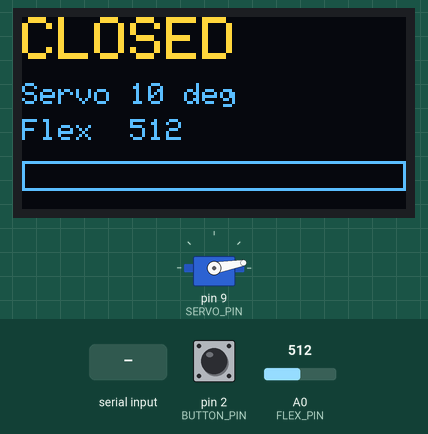
This sketch was run on a simulated Arduino Nano, built with avr-gcc and run on an emulated ATmega328P. Parts: 128×64 one-colour display, servo. The inputs (shaded band) are chosen by the test bench; at power-on: pin 2 (BUTTON_PIN) HIGH, A0 (FLEX_PIN) = 512. The OLED is the two-colour kind (top 16 rows yellow); what the sketch prints to the serial monitor is not drawn.

Above: at 1.2 s.
1.3 s: pin 2 (BUTTON_PIN) pulled LOW for 0.15 s
At 1.78 s:
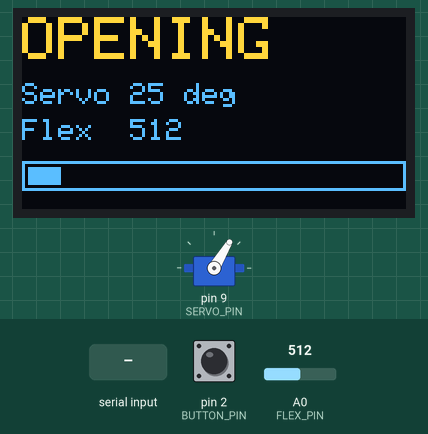
2.0 s: "c" received over Serial
At 2.38 s:
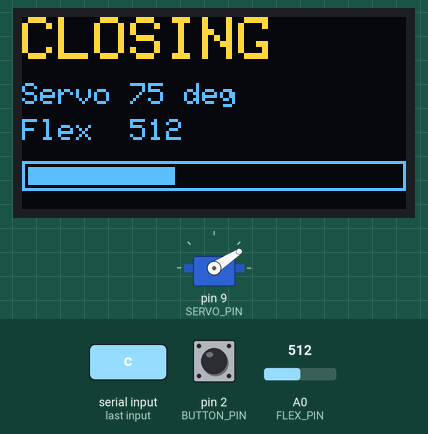
4.2 s: "o" received over Serial
At 6.3 s:
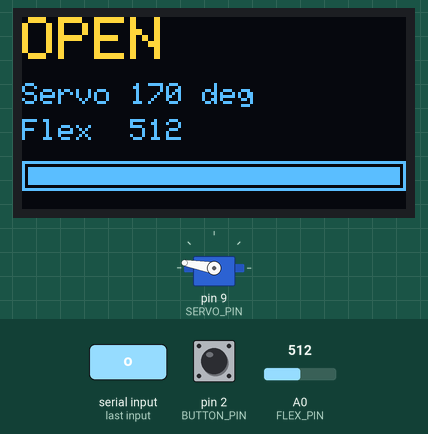
7.0 s: "s" received over Serial
At 7.5 s:
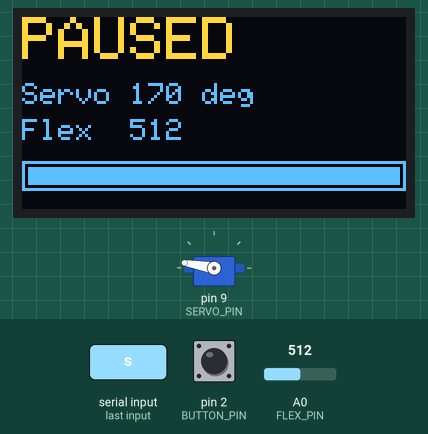
8.5 s: pin 2 (BUTTON_PIN) pulled LOW for 1 s
At 8.98 s:
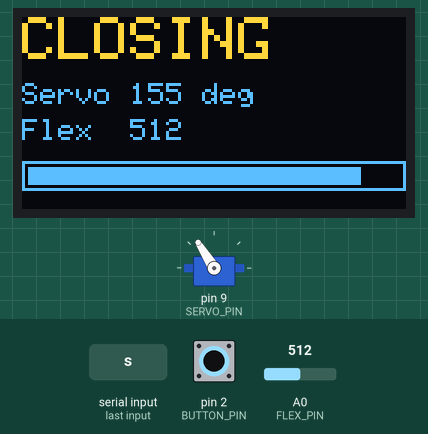
11.0 s: "S" received over Serial
At 12.4 s:
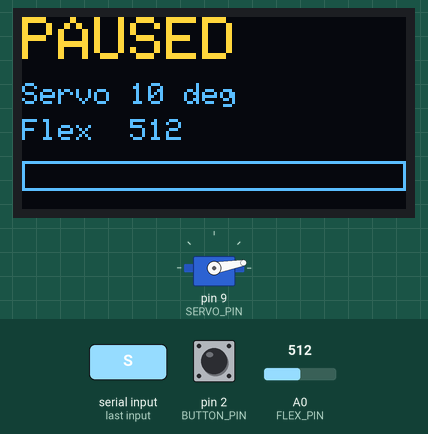
Timing chart, 0 to 13.6 s (numbered marks = the images above; inputs shaded):
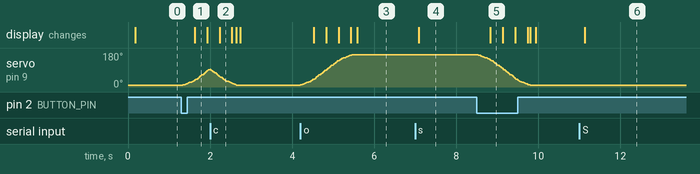

The sketch:

finger_flex_nano.ino
```cpp
/*
  finger_flex_nano  -  Arduino Nano + MG90S servo + button + 0.96" OLED + 4.5" flex sensor
  -----------------------------------------------------------------------------------------
  Same as servo_180_day2, plus:
   - reads the flex sensor and sends it to the Finger Tracker website over USB
   - the website can also send OPEN / CLOSE / STOP
   - optional: stop opening as soon as the flex sensor says the finger is straight

  Button: press = OPEN, press again = CLOSE, press while moving = PAUSE (next press closes)

  WIRING
    Servo  red -> + rail | brown -> - rail | orange -> D9
    Button one leg -> D2, the DIAGONAL leg -> - rail
    OLED   VDD -> + rail, GND -> - rail, SDA -> A4, SCK -> A5
    FLEX   one leg -> Nano 5V pin           (the Nano's own 5V, NOT the bench supply rail)
           other leg -> A0
           47k resistor from A0 -> GND        (10k also works, smaller range)
    Nano GND -> - rail  (shared ground with the bench supply)
    Power: Nano by USB from the laptop (needed for the website); servo + OLED from the
           bench supply 5V on the rails; Nano 5V pin NOT connected to the + rail.

  Libraries: Adafruit SSD1306, Adafruit GFX Library.  Board: Arduino Nano, ATmega328P.
  Website talks at 115200 baud. Close the Arduino Serial Monitor before connecting the website.
*/
#include <Servo.h>
#include <Wire.h>
#include <Adafruit_GFX.h>
#include <Adafruit_SSD1306.h>

// ---------------- SETTINGS ----------------
const int CLOSED_ANGLE = 10;     // finger curled
const int OPEN_ANGLE   = 170;    // finger straight (the LIMIT)
const int STEP_DELAY   = 5;      // ms per degree. bigger = slower

// Flex sensor calibration: watch "sensor reading" on the website,
// write down the number with the finger STRAIGHT and fully BENT, put them here.
const int  FLEX_STRAIGHT = -1;   // -1 = not calibrated yet
const int  FLEX_BENT     = -1;
const bool STOP_WHEN_STRAIGHT = false;   // true = stop opening once the sensor says straight
// ------------------------------------------

const int SERVO_PIN = 9, BUTTON_PIN = 2, FLEX_PIN = A0;

Servo s;
Adafruit_SSD1306 oled(128, 64, &Wire, -1);
bool hasOled = false;

enum State { CLOSED, OPENING, OPENED, CLOSING, PAUSED };
const char* NAMES[] = { "CLOSED", "OPENING", "OPEN", "CLOSING", "PAUSED" };
State state = CLOSED;
int angle = CLOSED_ANGLE, target = CLOSED_ANGLE;
int flexRaw = 0;
unsigned long lastStep = 0, lastSend = 0, lastScreen = 0;

int flexPercentOpen() {                      // -1 if not calibrated
  if (FLEX_STRAIGHT < 0 || FLEX_BENT < 0 || FLEX_STRAIGHT == FLEX_BENT) return -1;
  long p = (long)(flexRaw - FLEX_BENT) * 100 / (FLEX_STRAIGHT - FLEX_BENT);
  return constrain(p, 0, 100);
}

void startOpen()  { target = OPEN_ANGLE;   state = OPENING; }
void startClose() { target = CLOSED_ANGLE; state = CLOSING; }
void pauseHere()  { target = angle;        state = PAUSED;  }

void onButton() {
  if (state == CLOSED) startOpen();
  else if (state == OPENING || state == CLOSING) pauseHere();
  else startClose();                         // OPENED or PAUSED -> close (the safe direction)
}

bool buttonPressed() {                       // debounced, never blocks
  static bool stable = HIGH, lastRead = HIGH;
  static unsigned long changed = 0;
  bool r = digitalRead(BUTTON_PIN);
  if (r != lastRead) { lastRead = r; changed = millis(); }
  if (millis() - changed > 30 && r != stable) {
    stable = r;
    if (stable == LOW) return true;
  }
  return false;
}

int stepDelayNow() {                         // slower near both ends
  int span = abs(OPEN_ANGLE - CLOSED_ANGLE);
  bool nearEnd = abs(angle - CLOSED_ANGLE) < span * 0.15 || abs(angle - OPEN_ANGLE) < span * 0.15;
  return nearEnd ? STEP_DELAY * 2 : STEP_DELAY;
}

void drawScreen() {
  oled.clearDisplay();
  oled.setTextColor(SSD1306_WHITE);
  oled.setTextSize(2); oled.setCursor(0, 0); oled.println(NAMES[state]);
  oled.setTextSize(1);
  oled.setCursor(0, 22); oled.print("Servo "); oled.print(angle); oled.print(" deg");
  oled.setCursor(0, 34); oled.print("Flex  "); oled.print(flexRaw);
  int p = flexPercentOpen();
  if (p >= 0) { oled.print("  "); oled.print(p); oled.print("% open"); }
  int barPct = (p >= 0) ? p : (long)(angle - CLOSED_ANGLE) * 100 / (OPEN_ANGLE - CLOSED_ANGLE);
  oled.drawRect(0, 48, 128, 10, SSD1306_WHITE);
  oled.fillRect(2, 50, map(constrain(barPct, 0, 100), 0, 100, 0, 124), 6, SSD1306_WHITE);
  oled.display();
}

void setup() {
  Serial.begin(115200);
  pinMode(BUTTON_PIN, INPUT_PULLUP);
  // screen start-up that can never freeze the Nano
  Wire.begin();
  Wire.setWireTimeout(3000, true);
  byte addr = 0;
  const byte addrs[2] = { 0x3C, 0x3D };
  for (byte i = 0; i < 2; i++) {
    Wire.beginTransmission(addrs[i]);
    if (Wire.endTransmission() == 0) { addr = addrs[i]; break; }
  }
  if (addr) hasOled = oled.begin(SSD1306_SWITCHCAPVCC, addr);
  Wire.setClock(400000);
  s.attach(SERVO_PIN);
  s.write(angle);
  Serial.println(hasOled ? "OLED found" : "OLED not found - running without screen");
}

void loop() {
  unsigned long now = millis();

  if (buttonPressed()) onButton();
  while (Serial.available()) {               // commands from the website
    char c = Serial.read();
    if (c == 'o' || c == 'O') startOpen();
    else if (c == 'c' || c == 'C') startClose();
    else if (c == 's' || c == 'S') pauseHere();
  }

  // flex sensor, averaged over 4 readings to calm the noise
  long sum = 0;
  for (byte i = 0; i < 4; i++) sum += analogRead(FLEX_PIN);
  flexRaw = sum / 4;

  if (state == OPENING && STOP_WHEN_STRAIGHT && flexPercentOpen() >= 98) {
    target = angle; state = OPENED;          // finger is straight: stop here
  }

  if (angle != target && now - lastStep >= (unsigned long)stepDelayNow()) {
    lastStep = now;
    angle += (target > angle) ? 1 : -1;
    s.write(angle);
  }
  if (angle == target) {
    if (state == OPENING) state = OPENED;
    else if (state == CLOSING) state = CLOSED;
  }

  if (now - lastSend >= 50) {                // 20 readings a second to the website
    lastSend = now;
    Serial.print("D,"); Serial.print(flexRaw);
    Serial.print(',');  Serial.print(angle);
    Serial.print(',');  Serial.println(NAMES[state]);
  }
  if (hasOled && now - lastScreen >= 150) { lastScreen = now; drawScreen(); }
}
```

Measured:
- after the input at 1.3 s, servo on pin 9 (SERVO_PIN): moves from 10° to 95° over 0.67 s, starting at once; the display: changes after 0.33 s (image 1)
- after the input at 2.0 s, the display: changes after 0.23 s (image 2)
- after the input at 4.2 s, servo on pin 9 (SERVO_PIN): moves from 10° to 170° over 1.3 s, starting at once; the display: first changes after 0.33 s (image 3 shows a later state)
- after the input at 7.0 s, the display: changes after 0.08 s (image 4)
- after the input at 8.5 s, servo on pin 9 (SERVO_PIN): moves from 170° to 10° over 1.3 s, starting at once; the display: changes after 0.33 s (image 5)
- after the input at 11.0 s, the display: changes after 0.13 s (image 6)
